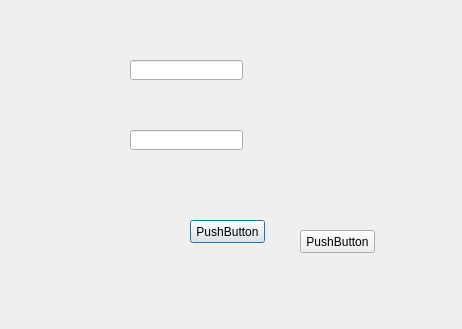
<?xml version="1.0" encoding="UTF-8"?>
<ui version="4.0">
 <class>Dialog</class>
 <widget class="QDialog" name="Dialog">
  <property name="geometry">
   <rect>
    <x>0</x>
    <y>0</y>
    <width>462</width>
    <height>329</height>
   </rect>
  </property>
  <property name="windowTitle">
   <string>Dialog</string>
  </property>
  <widget class="QLineEdit" name="le_usuario">
   <property name="geometry">
    <rect>
     <x>130</x>
     <y>60</y>
     <width>113</width>
     <height>20</height>
    </rect>
   </property>
  </widget>
  <widget class="QLineEdit" name="lineEdit_2">
   <property name="geometry">
    <rect>
     <x>130</x>
     <y>130</y>
     <width>113</width>
     <height>20</height>
    </rect>
   </property>
  </widget>
  <widget class="QPushButton" name="btn_iniciar">
   <property name="geometry">
    <rect>
     <x>190</x>
     <y>220</y>
     <width>75</width>
     <height>23</height>
    </rect>
   </property>
   <property name="text">
    <string>PushButton</string>
   </property>
  </widget>
  <widget class="QPushButton" name="pushButton_2">
   <property name="geometry">
    <rect>
     <x>300</x>
     <y>230</y>
     <width>75</width>
     <height>23</height>
    </rect>
   </property>
   <property name="text">
    <string>PushButton</string>
   </property>
  </widget>
 </widget>
 <resources/>
 <connections/>
</ui>
